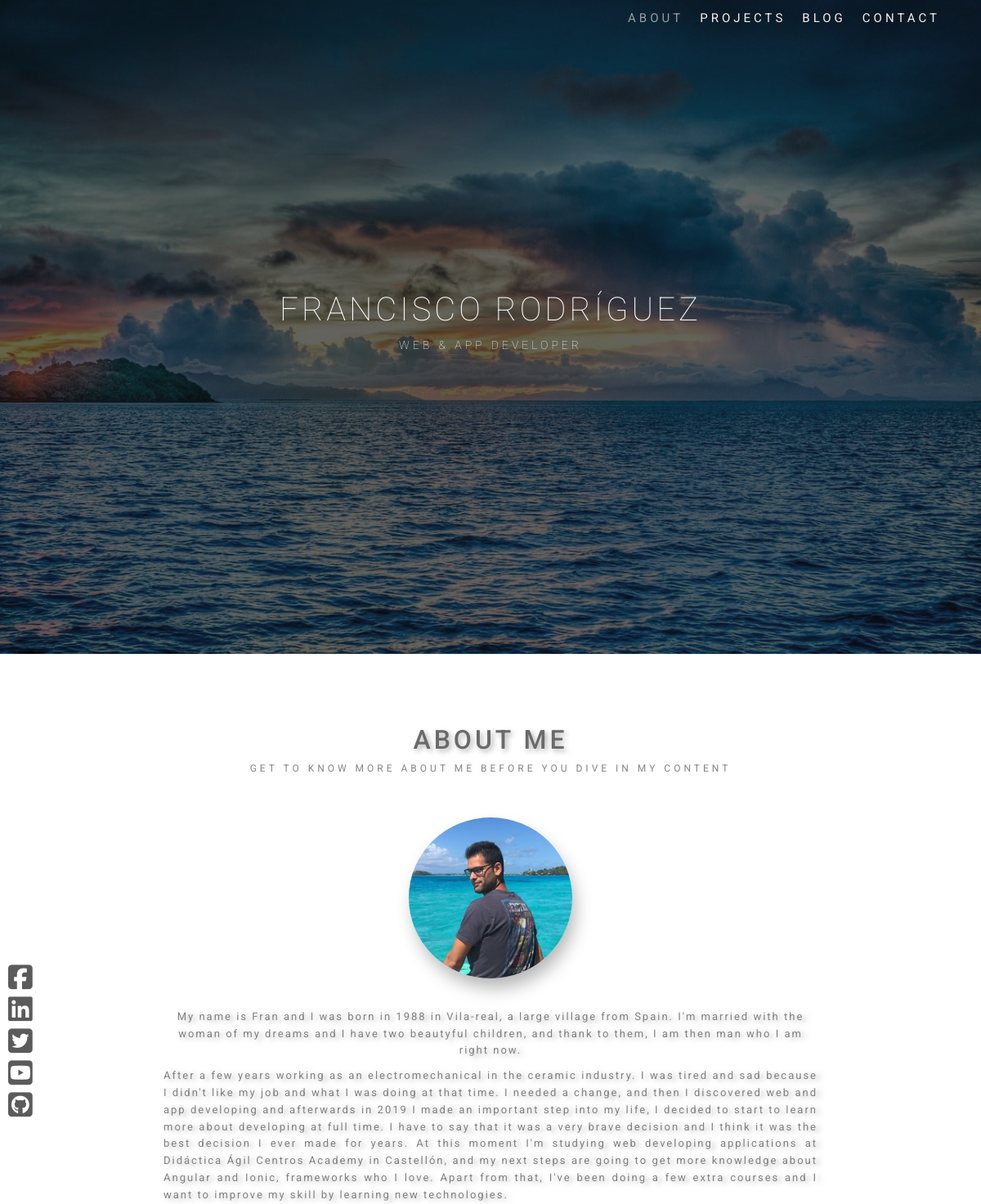
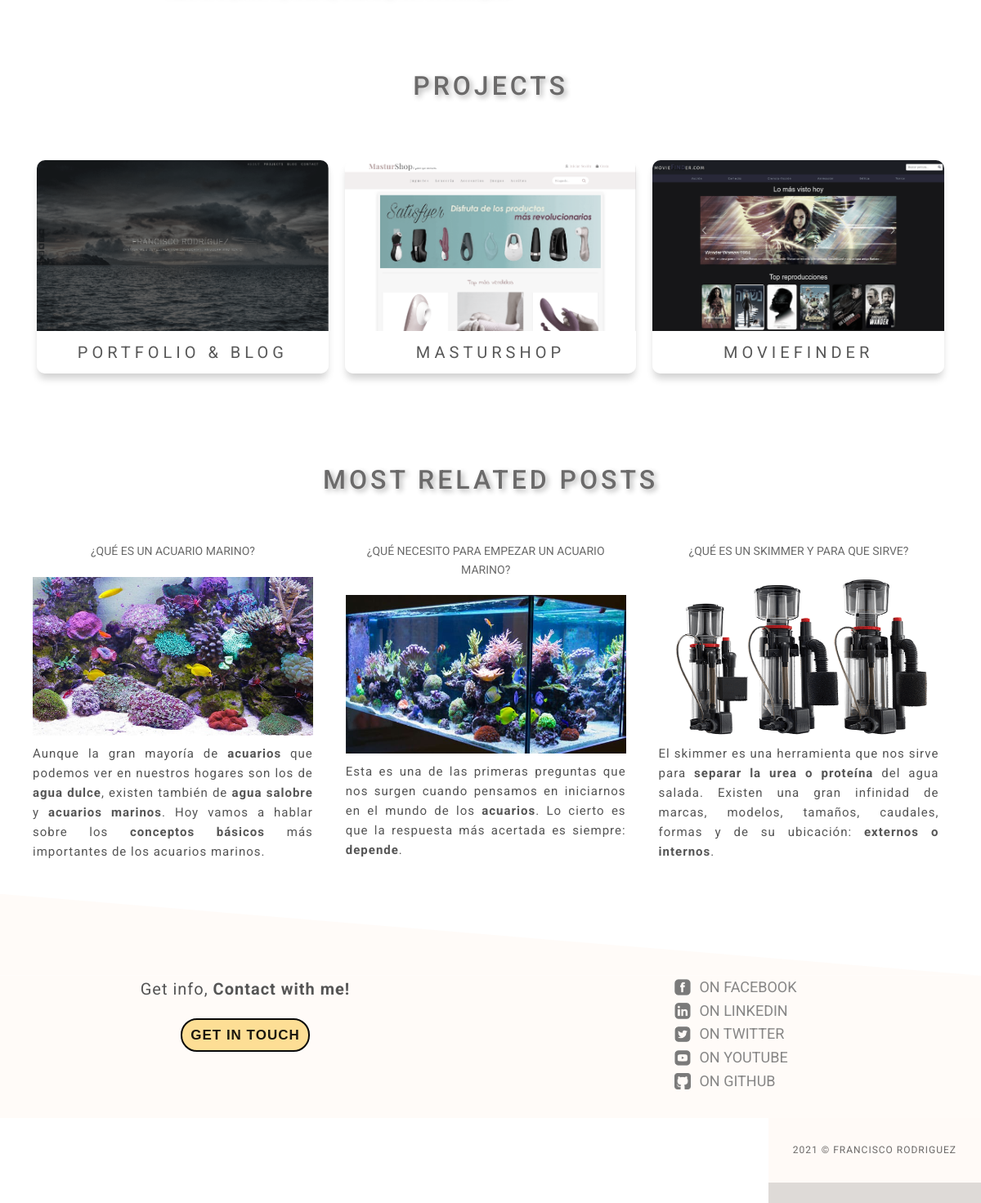
The page / on the database its author committed (2 pictures, top to bottom).
### tables this page shows
CREATE TABLE `proyectos` (
  `id` int(100) NOT NULL,
  `nombre` varchar(120) NOT NULL,
  `portada` varchar(120) NOT NULL,
  `url` varchar(255) DEFAULT '''Sin url''',
  `descripcion` text DEFAULT 'Sin info',
  `activo` tinyint(1) NOT NULL DEFAULT 0
);

CREATE TABLE `articulos` (
  `id` int(100) NOT NULL,
  `urltitulo` varchar(255) NOT NULL,
  `titulo` varchar(255) NOT NULL,
  `autor` varchar(150) NOT NULL,
  `fecha` date NOT NULL,
  `preview` text NOT NULL,
  `contenido` text NOT NULL,
  `portada` varchar(255) NOT NULL,
  `portada_footer` varchar(255) NOT NULL,
  `publicado` tinyint(1) NOT NULL
);

### index.php (the view, shortened to what this page needs)
<?php
include_once('./layout/header.php');
include_once('./layout/separator.php');
include_once('./layout/smedia-float.php');
?>
<main>
    <div id="index">
        <section class="container about-me">
            <div class="about-img">
                <img src="img/img-1.jpg" alt="frs">
            </div>
            <div class="me">
                <p>My name is Fran and I was born in 1988 in Vila-real, a large village from Spain. I'm married with the woman of my dreams and I have two beautyful children, and thank to them, I am then man who I am right now.</p>
                <p>After a few years working as an electromechanical in the ceramic industry. I was tired and sad because I didn't like my job and what I was doing at that time. I needed a change, and then I discovered web and app developing and afterwards in 2019 I made an important step into my life, I decided to start to learn more about developing at full time. I have to say that it was a very brave decision and I think it was the best decision I ever made for years. At this moment I'm studying web developing applications at Didáctica Ágil Centros Academy in Castellón, and my next steps are going to get more knowledge about Angular and Ionic, frameworks who I love. Apart from that, I've been doing a few extra courses and I want to improve my skill by learning new technologies.</p>
            </div>
        </section>
        <section class="separator container">
            <h2>Projects</h2>
        </section>
        <section class="container projects">
            <?php
            $conn = connect();
            if ($conn) {
                $query = "SELECT * FROM proyectos LIMIT 3";
                if ($result = $conn->query($query)) {
                    while ($row = $result->fetch_assoc()) {
                        if ($row['activo']) { ?>
                            <a href="<?php echo $row['url']; ?>" target="_blank" class="project">
                                <img src="./img/projects/<?php echo $row['portada']; ?>" alt="<?php echo 'img-' . $row['nombre']; ?>">
                                <span class="info-project"><?php echo $row['nombre']; ?></span>
                            </a>
            <?php }
                    }
                }
            }
            ?>
        </section>
        <section class="separator container">
            <h2>most related posts</h2>
        </section>
        <section id="most-relateds" class="container">
            <div class="articles">
                <?php
                include_once('./layout/most-visited.php');
                ?>
            </div>
        </section>
    </div>
</main>
<?php
include_once('./layout/clip.php');
include_once('./layout/footer.php');
?>

### layout/header.php (shortened to what this page needs)
<!DOCTYPE html>
<html lang="es">
<head>
    <link rel="stylesheet" href="css/styles.css">
</head>
<?php
$page = basename($_SERVER['PHP_SELF']);
if ($page  == 'projects.php' || $page == 'contact.php') {
    echo "<body class='extend'>";
} else {
    echo "<body>";
}
if ($page  == 'index.php') {
    echo "<header class='wallpapper'>";
} else {
    echo "<header>";
}
?>
<nav>
    <ul id="main-menu">
        <li>
            <a class="a-nav <?php if ($page == 'index.php') echo "not-active"; ?>" href="index.php">about</a>
        </li>
        <li>
            <a class="a-nav <?php if ($page == 'projects.php') echo "not-active"; ?>" href="projects.php">projects</a>
        </li>
        <li>
            <a class="a-nav <?php if ($page == 'blog.php') echo "not-active"; ?>" href="blog.php">blog</a>
        </li>
        <li>
            <a class="a-nav <?php if ($page == 'contact.php') echo "not-active"; ?>" href="contact.php">contact</a>
        </li>
    </ul>
</nav>
<?php
if ($page  == 'index.php') {
    echo "<div class='filter'>";
    echo "<div class='about'>";
    echo "<h1>Francisco Rodríguez</h1>";
    echo "<h2>Web & App Developer</h2>";
    echo "</div>";
    echo "</div>";
}
?>
</header>

### layout/separator.php (shortened to what this page needs)
<section class="separator container">
        <?php
        if ($page == 'index.php') {
                echo "<h2>ABOUT ME</h2>";
                echo "<h3>get to know more about me before you dive in my content</h3>";
        }
        ?>
</section>

### layout/smedia-float.php
<div class="snetworks-fixed">
        <a target="_blank" href="https://www.facebook.com/pacors88"><i class="fab fa-facebook-square"></i></a>
        <a target="_blank" href="https://www.linkedin.com/in/pacors88/"><i class="fab fa-linkedin"></i></a>
        <a target="_blank" href="https://twitter.com/pacoRS88"><i class="fab fa-twitter-square"></i></a>
        <a target="_blank" href="https://www.youtube.com/channel/UCjy0UTSRKxcppnRkhMxJKcA"><i class="fab fa-youtube-square"></i></a>
        <a target="_blank" href="https://github.com/soyl3y3nd4"><i class="fab fa-github-square"></i></a>
</div>

### layout/most-visited.php (shortened to what this page needs)
<?php
$conn = connect();
if ($conn) {
    $query = "SELECT id, urltitulo, titulo, portada, preview FROM articulos LIMIT 3";
    if ($result = $conn->query($query)) {
        while ($row = $result->fetch_assoc()) { ?>
            <article>
                <a class="aside-style" href="articulo.php?art=<?php echo $row['urltitulo']; ?>">
                    <h4><?php echo $row['titulo']; ?></h4>
                    <img src="./img/blog/<?php echo $row['portada']; ?>" alt="image-post">
                    <p><?php echo $row['preview']; ?></p>
                </a>
            </article>
<?php }
    }
}
?>

### layout/clip.php
<section class="clip"></section>

### layout/footer.php (shortened to what this page needs)
<section class="social">
    <div class="social-wrapper container">
        <div class="contact-now">
            <div class="box">
                <p>Get info, <span class="bold">Contact with me!</span></p>
                <a href="./contact.php" class="btn btn-contact">get in touch</a>
            </div>
        </div>
        <div class="rrss">
            <div class="box">
                <a target="_blank" href="https://www.facebook.com/pacors88"><img class="greyeffect" src="img/icons/facebook.png"> on facebook</a>
                <a target="_blank" href="https://www.linkedin.com/in/pacors88/"><img class="greyeffect" src="img/icons/linkedin.png"> on linkedin</a>
                <a target="_blank" href="https://twitter.com/pacoRS88"><img class="greyeffect" src="img/icons/twitter.png"> on twitter</a>
                <a target="_blank" href="https://www.youtube.com/channel/UCjy0UTSRKxcppnRkhMxJKcA"><img class="greyeffect" src="img/icons/youtube.png"> on youtube</a>
                <a target="_blank" href="https://github.com/soyl3y3nd4"><img class="greyeffect" src="img/icons/github.png"> on github</a>
            </div>
        </div>
    </div>
</section>
<footer>
    <p class="name"> 2021 &copy; FRANCISCO RODRIGUEZ </p>
</footer>
</body>
</html>

### rows shown on the page
proyectos: portada (picture), nombre "PORTFOLIO & BLOG"
proyectos: portada (picture), nombre "MASTURSHOP"
proyectos: portada (picture), nombre "MOVIEFINDER"
articulos: titulo "¿QUÉ ES UN ACUARIO MARINO?", portada (picture), preview "Aunque la gran mayoría de acuarios que podemos ver en nuestros hogares son los de agua dulce , existen también de agua salobre y acuarios marinos . Hoy vamos a hablar sobre los conceptos básicos más importantes de los acuarios marinos."
articulos: titulo "¿QUÉ NECESITO PARA EMPEZAR UN ACUARIO MARINO?", portada (picture), preview "Esta es una de las primeras preguntas que nos surgen cuando pensamos en iniciarnos en el mundo de los acuarios . Lo cierto es que la respuesta más acertada es siempre: depende ."
articulos: titulo "¿QUÉ ES UN SKIMMER Y PARA QUE SIRVE?", portada (picture), preview "El skimmer es una herramienta que nos sirve para separar la urea o proteína del agua salada. Existen una gran infinidad de marcas, modelos, tamaños, caudales, formas y de su ubicación: externos o internos ."
